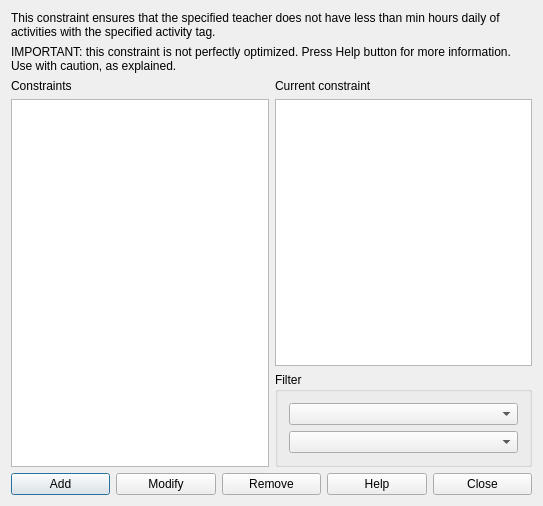
<?xml version="1.0" encoding="UTF-8"?>
<ui version="4.0">
 <class>ConstraintTeacherActivityTagMinHoursDailyForm_template</class>
 <widget class="QDialog" name="ConstraintTeacherActivityTagMinHoursDailyForm_template">
  <property name="geometry">
   <rect>
    <x>0</x>
    <y>0</y>
    <width>543</width>
    <height>506</height>
   </rect>
  </property>
  <property name="windowTitle">
   <string extracomment="This is the title of the dialog in which you see the list of all constraints of this type">Constraints teacher activity tag min hours daily</string>
  </property>
  <layout class="QGridLayout" name="gridLayout_2">
   <item row="0" column="0" colspan="2">
    <widget class="QLabel" name="textLabel1">
     <property name="sizePolicy">
      <sizepolicy hsizetype="Minimum" vsizetype="Minimum">
       <horstretch>0</horstretch>
       <verstretch>0</verstretch>
      </sizepolicy>
     </property>
     <property name="text">
      <string>This constraint ensures that the specified teacher does not have less than min hours daily of activities with the specified activity tag.</string>
     </property>
     <property name="wordWrap">
      <bool>true</bool>
     </property>
    </widget>
   </item>
   <item row="1" column="0" colspan="2">
    <widget class="QLabel" name="label">
     <property name="sizePolicy">
      <sizepolicy hsizetype="Minimum" vsizetype="Minimum">
       <horstretch>0</horstretch>
       <verstretch>0</verstretch>
      </sizepolicy>
     </property>
     <property name="text">
      <string>IMPORTANT: this constraint is not perfectly optimized. Press Help button for more information. Use with caution, as explained.</string>
     </property>
     <property name="wordWrap">
      <bool>true</bool>
     </property>
    </widget>
   </item>
   <item row="2" column="0" rowspan="2">
    <layout class="QVBoxLayout" name="verticalLayout_2">
     <item>
      <widget class="QLabel" name="constraintsTextLabel">
       <property name="frameShape">
        <enum>QFrame::NoFrame</enum>
       </property>
       <property name="frameShadow">
        <enum>QFrame::Plain</enum>
       </property>
       <property name="text">
        <string>Constraints</string>
       </property>
       <property name="wordWrap">
        <bool>false</bool>
       </property>
      </widget>
     </item>
     <item>
      <widget class="QListWidget" name="constraintsListWidget"/>
     </item>
    </layout>
   </item>
   <item row="2" column="1">
    <layout class="QVBoxLayout" name="verticalLayout">
     <item>
      <widget class="QLabel" name="currentConstraintTextLabel">
       <property name="text">
        <string>Current constraint</string>
       </property>
       <property name="wordWrap">
        <bool>false</bool>
       </property>
      </widget>
     </item>
     <item>
      <widget class="QPlainTextEdit" name="currentConstraintTextEdit"/>
     </item>
    </layout>
   </item>
   <item row="3" column="1">
    <widget class="QGroupBox" name="filterGroupBox">
     <property name="title">
      <string>Filter</string>
     </property>
     <layout class="QGridLayout" name="gridLayout">
      <item row="0" column="0">
       <widget class="QComboBox" name="teachersComboBox"/>
      </item>
      <item row="1" column="0">
       <widget class="QComboBox" name="activityTagsComboBox"/>
      </item>
     </layout>
    </widget>
   </item>
   <item row="4" column="0" colspan="2">
    <layout class="QHBoxLayout" name="horizontalLayout">
     <item>
      <widget class="QPushButton" name="addConstraintPushButton">
       <property name="text">
        <string>Add</string>
       </property>
      </widget>
     </item>
     <item>
      <widget class="QPushButton" name="modifyConstraintPushButton">
       <property name="text">
        <string>Modify</string>
       </property>
      </widget>
     </item>
     <item>
      <widget class="QPushButton" name="removeConstraintPushButton">
       <property name="text">
        <string>Remove</string>
       </property>
      </widget>
     </item>
     <item>
      <widget class="QPushButton" name="helpPushButton">
       <property name="text">
        <string>Help</string>
       </property>
      </widget>
     </item>
     <item>
      <widget class="QPushButton" name="closePushButton">
       <property name="text">
        <string>Close</string>
       </property>
      </widget>
     </item>
    </layout>
   </item>
  </layout>
 </widget>
 <layoutdefault spacing="6" margin="11"/>
 <resources/>
 <connections/>
</ui>
